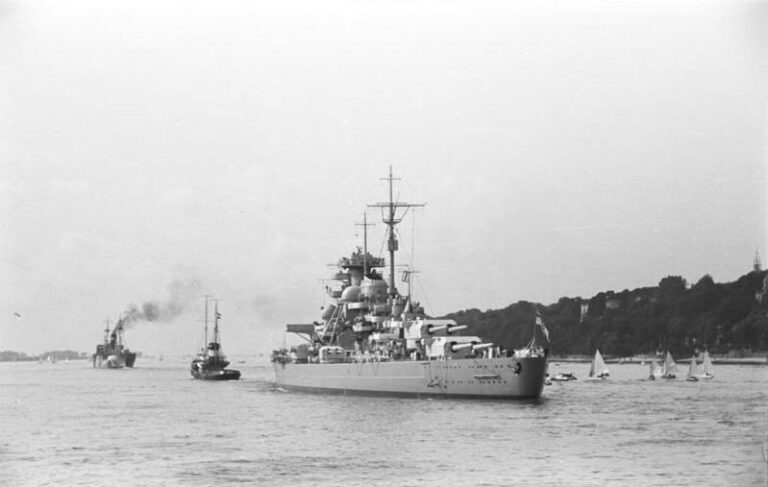
#> input picture OpenCV/Bismarck.jpg, 768 x 487 px
$ python lab1_task8.py
#> lines starting #> are read from the running program, lines starting #| are printed output that depends on the picture; after the words box and inside, x2 and y2 are one past the last pixel; in counts of white or black regions, pixels touching at a corner belong together
import cv2
import numpy as np

img = cv2.imread('Bismarck.jpg', cv2.IMREAD_GRAYSCALE)
#> img is the input picture: shape (487, 768); min 21, max 255, mean 204.3

edges = cv2.Canny(img,30,265)
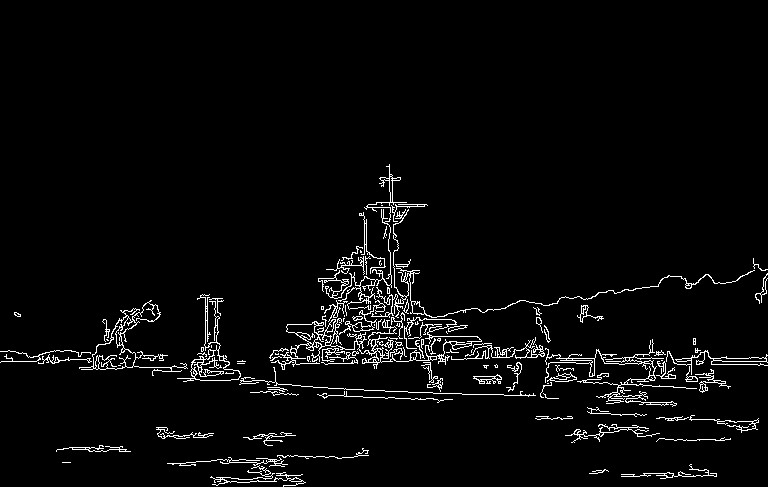
#> edges: shape (487, 768); 3.4% white in thin lines or dots, all inside (x1, y1, x2, y2) = (0, 164, 768, 487)

cv2.namedWindow("Image")

while True:
    cv2.imshow("Image", img)
    if cv2.waitKey(0) == ord('q'):
#> (key q is pressed here)
        break
    cv2.imshow("Image", edges)
    if cv2.waitKey(0) == ord('q'):
        break

cv2.destroyWindow("Image")

$ run again, with OpenCV/Image000.png saved as OpenCV/Bismarck.jpg
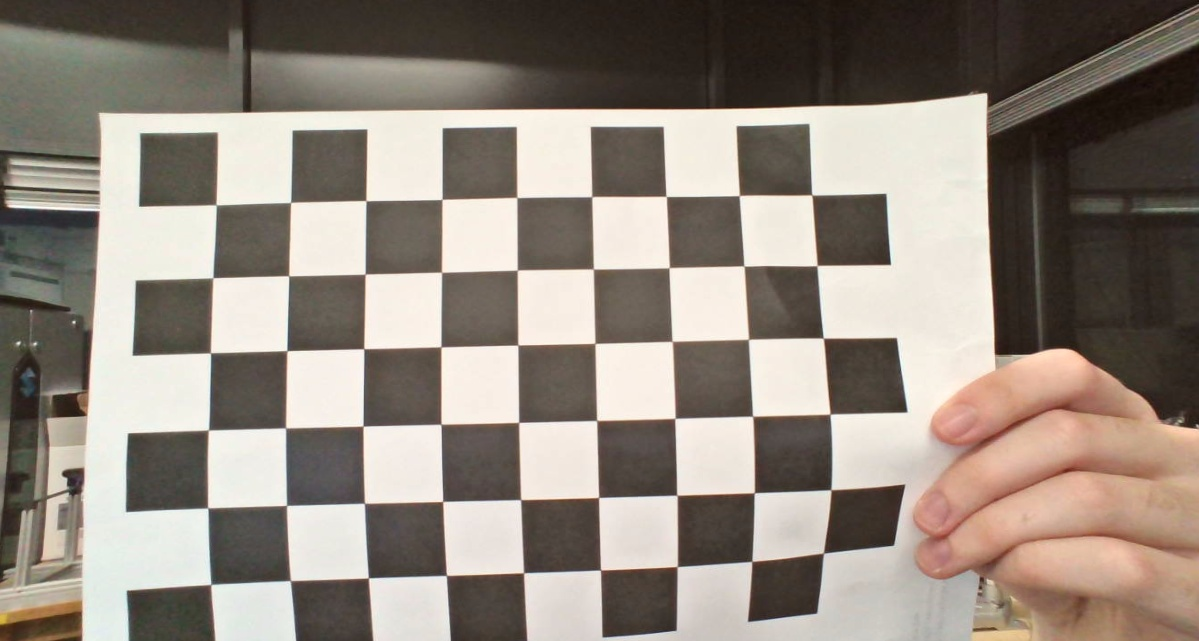
#> input picture OpenCV/Image000.png, 1199 x 641 px
#> `img = cv2.imread('Bismarck.jpg', cv2.IMREAD_GRAYSCALE)`:
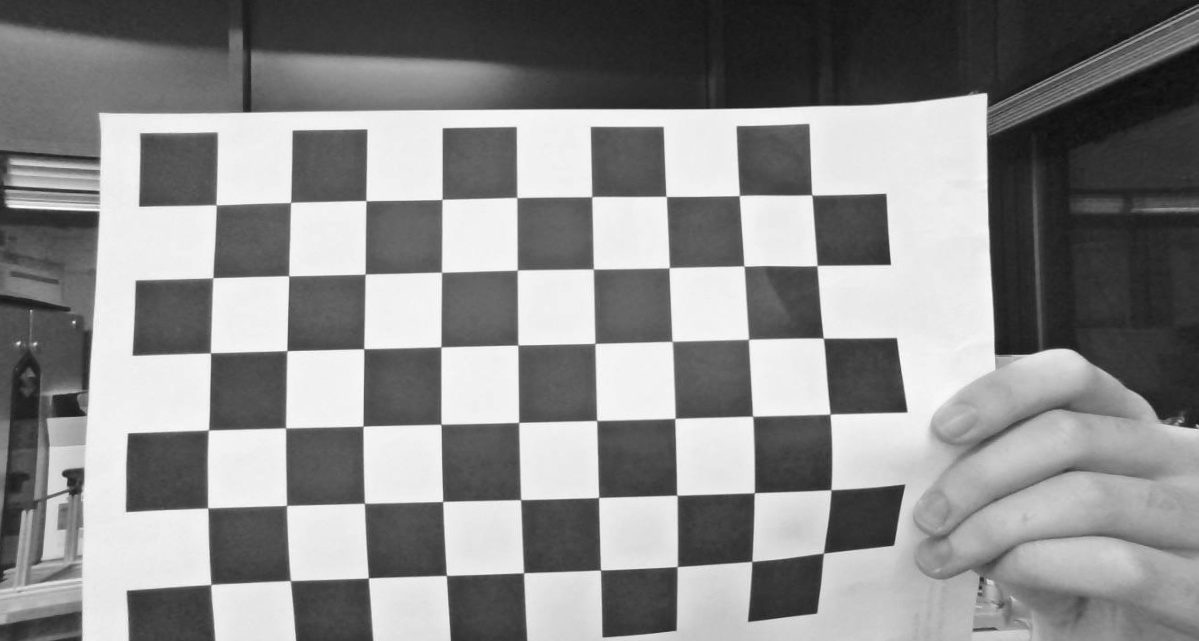
#> img: shape (641, 1199); min 9, max 254, mean 138.2
#> `edges = cv2.Canny(img,30,265)`:
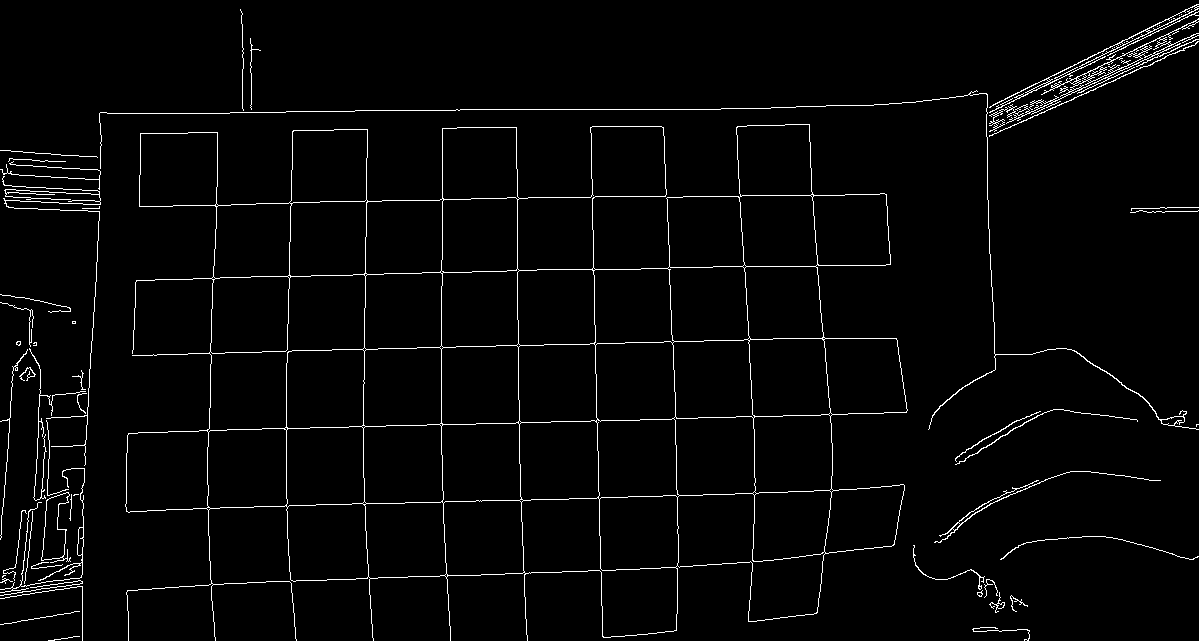
#> edges: shape (641, 1199); 2.6% white in thin lines or dots

$ run again, with OpenCV/Image001.png saved as OpenCV/Bismarck.jpg
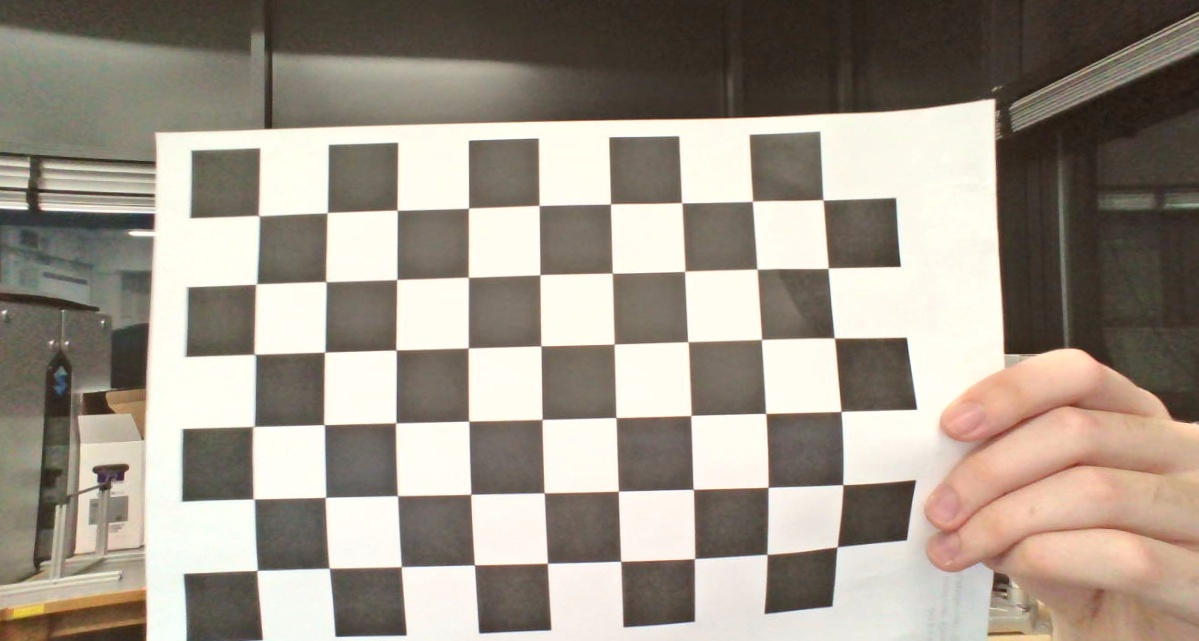
#> input picture OpenCV/Image001.png, 1199 x 641 px
#> `img = cv2.imread('Bismarck.jpg', cv2.IMREAD_GRAYSCALE)`:
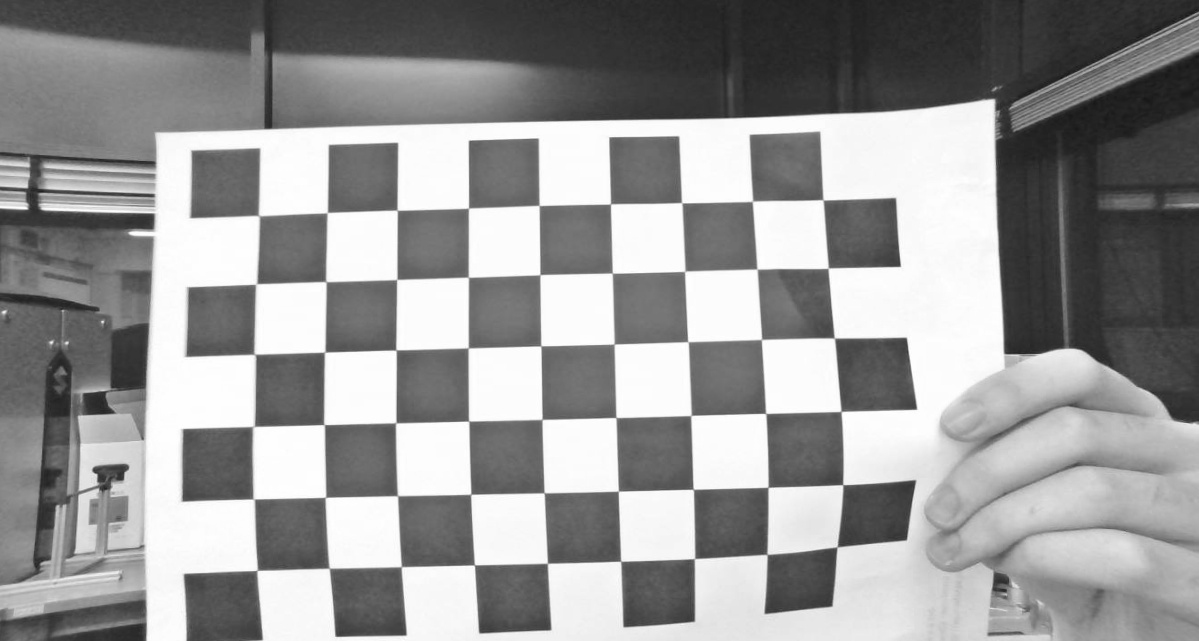
#> img: shape (641, 1199); min 20, max 255, mean 150.6
#> `edges = cv2.Canny(img,30,265)`:
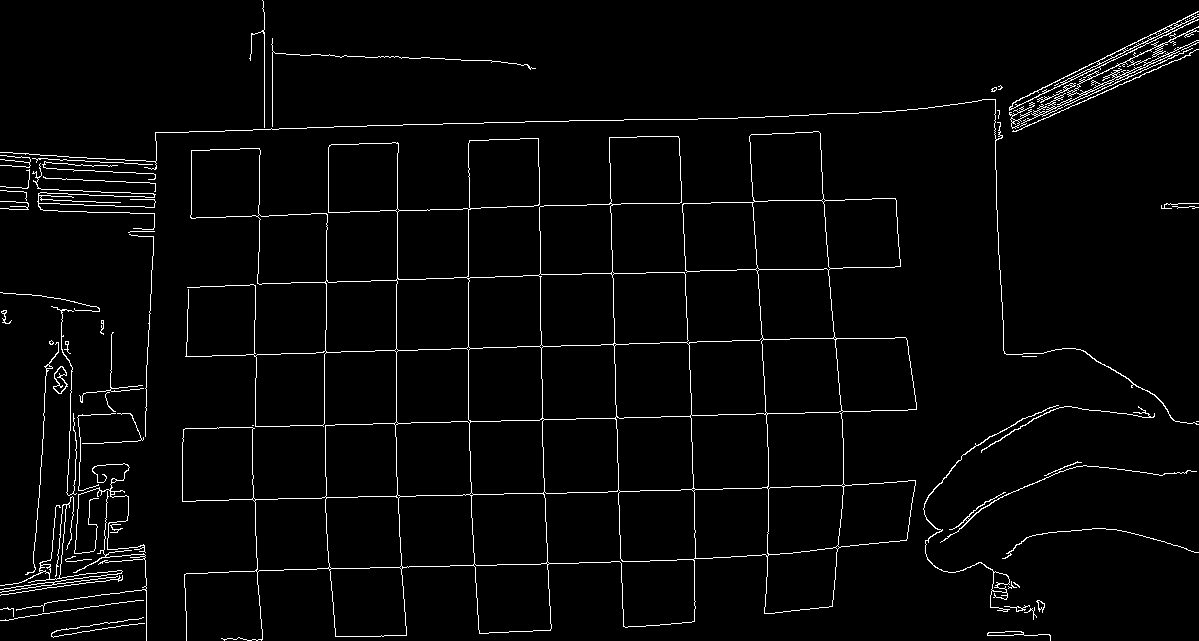
#> edges: shape (641, 1199); 2.8% white in thin lines or dots
